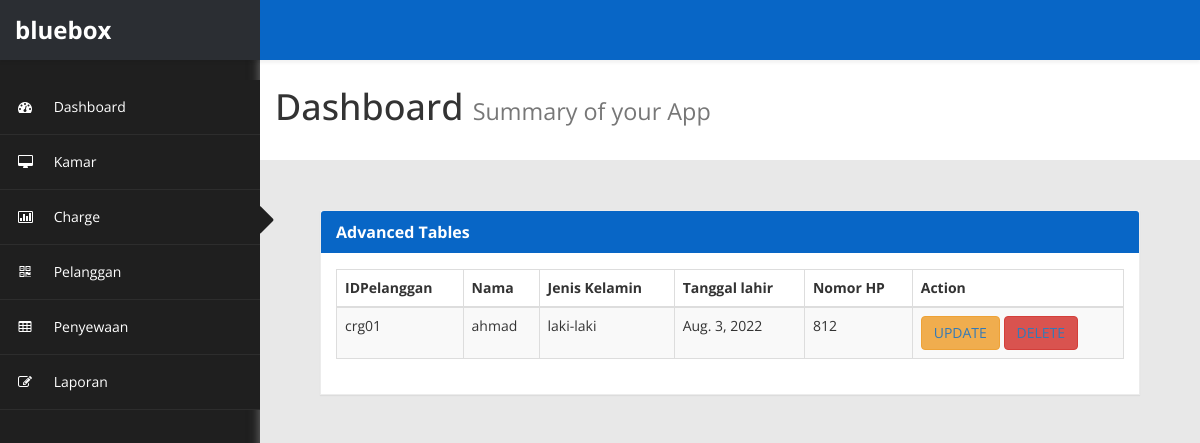
The page /pelanggan on the database as committed earlier.
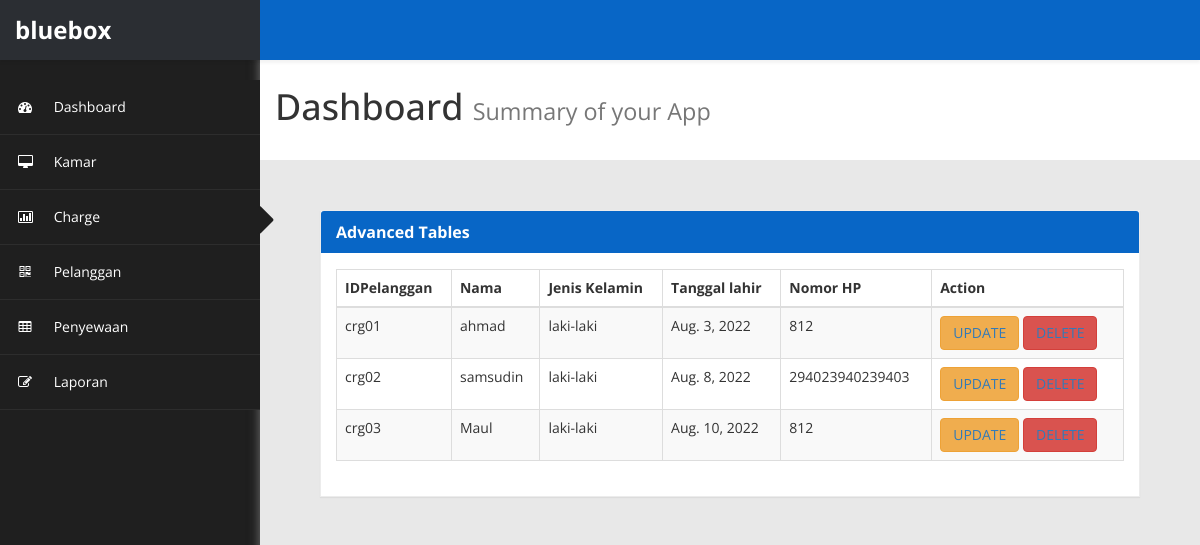
The same page on the database as committed later.
### app/models.py (models this page shows, shortened)
class pelanggan(models.Model):
    idpelanggan = models.CharField(max_length=5, primary_key=True)
    nama = models.CharField(max_length=50)
    jeniskelamin = models.CharField(max_length=10)
    tanggallahir = models.DateField()
    nohp = models.IntegerField()

### app/views.py (the view)
# urls.py: path('pelanggan',views.pelanggan,name='pelanggan'),
def pelanggan(request):
    pelangganobj = models.pelanggan.objects.all()
    return render(request,'pelanggan.html',{
        'pelanggan':pelangganobj
    })

### app/templates/pelanggan.html (shortened to what the changed rows need)
{%load static%}
<!DOCTYPE html>
<html xmlns="http://www.w3.org/1999/xhtml">
<head>
    <link href="{% static 'assets/css/bootstrap.css'%}" rel="stylesheet" />
    <link href="{% static 'assets/css/font-awesome.css'%}" rel="stylesheet" />
    <link href="{% static 'assets/js/morris/morris-0.4.3.min.css'%}" rel="stylesheet" />
    <link href="{% static 'assets/css/custom-styles.css'%}" rel="stylesheet" />
    <link rel="stylesheet" href="{% static 'assets/js/Lightweight-Chart/cssCharts.css'%}">
</head>
<body>
    <div id="wrapper">
		<div id="page-wrapper">
		  <div class="header">
                        <h1 class="page-header">
                            Dashboard <small>Summary of your App</small>
                        </h1>
		</div>
            <div id="page-inner">
                <div id="page-inner">
                    <div class="row">
                        <div class="col-md-12">
                            <div class="panel panel-default">
                                <div class="panel-body">
                                    <div class="table-responsive">
                                        <table class="table table-striped table-bordered table-hover" id="dataTables-example">
                                            <thead>
                                                <tr>
                                                    <th>IDPelanggan</th>
                                                    <th>Nama</th>
                                                    <th>Jenis Kelamin</th>
                                                    <th>Tanggal lahir</th>
                                                    <th>Nomor HP</th>
                                                    <th>Action</th>
                                                </tr>
                                            </thead>
                                            <tbody>
                                                {% for item in pelanggan %}
                                                <tr class="odd gradeX">
                                                    <td>{{item.idpelanggan}}</td>
                                                    <td>{{item.nama}}</td>
                                                    <td>{{item.jeniskelamin}}</td>
                                                    <td>{{item.tanggallahir}}</td>
                                                    <td>{{item.nohp}}</td>
                                                    <td>
                                                        <button class="btn btn-warning" type="button" >
                                                            <a href="{% url 'updatepelanggan' item.idpelanggan %}">UPDATE</a>
                                                        </button>
                                                        <button class="btn btn-danger" type="button" >
                                                            <a href="{% url 'deletepelanggan' item.idpelanggan %}">DELETE</a>
                                                        </button>
                                                    </td>
                                                </tr>
                                                {% endfor %}
                                            </tbody>
                                        </table>
                                    </div>
                                </div>
                            </div>
                        </div>
                    </div>
            </div>
        </div>
    </div>
</body>
</html>

Rows that differ between the two databases and show on the page:
added pelanggan: idpelanggan "crg02", nama "samsudin", jeniskelamin "laki-laki", tanggallahir "Aug. 8, 2022", nohp "294023940239403"
added pelanggan: idpelanggan "crg03", nama "Maul", jeniskelamin "laki-laki", tanggallahir "Aug. 10, 2022", nohp "812"
